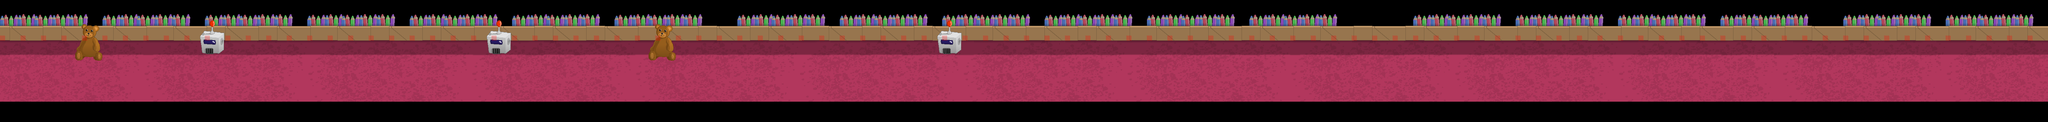

The image is a tile-based game level rendered from a .tmx file. Its description and source (layers, tilesets, objects; grid data summarised) follow:
An orthogonal 100x6 tile map with 64x64 px tiles, 6 tile layers (Capa de patrones 1, Capa de patrones 3, Capa de patrones 2, Capa de patrones 4, ...), 2 tilesets and 34 objects (23x enemigo, 5x enemigoFuerte, sardinilla, newScene, 1, ...).

<map version="1.4" tiledversion="2020.10.30" orientation="orthogonal" renderorder="left-up" width="100" height="6" tilewidth="64" tileheight="64" infinite="0" nextlayerid="11" nextobjectid="66">
 <properties>
  <property name="MaxH" type="int" value="5" />
 </properties>
 <tileset firstgid="1" source="demoTileset.tsx" />
 <tileset firstgid="145" source="collisionTileset.tsx" />
 <layer id="1" name="Capa de patrones 1" width="100" height="6">
  <data>[600 cells, 300 non-empty, 24 distinct tile ids]</data>
 </layer>
 <layer id="3" name="Capa de patrones 3" width="100" height="6">
  <data>[600 cells, 190 non-empty, 10 distinct tile ids]</data>
 </layer>
 <layer id="2" name="Capa de patrones 2" width="100" height="6">
  <data>[600 cells, 200 non-empty, 15 distinct tile ids]</data>
 </layer>
 <layer id="4" name="Capa de patrones 4" width="100" height="6">
  <data>[600 cells, 20 non-empty, 8 distinct tile ids]</data>
 </layer>
 <layer id="5" name="Collision" width="100" height="6">
  <data>[600 cells, 100 non-empty, 1 distinct tile ids]</data>
 </layer>
 <objectgroup id="6" name="entities">
  <object id="1" name="sardinilla" x="264" y="161.167" />
  <object id="15" name="enemigo" x="880.85" y="178" width="27.2727" height="44.9091">
   <properties>
    <property name="sala" type="int" value="1" />
    <property name="zRondas" type="int" value="0" />
   </properties>
  </object>
  <object id="30" name="enemigo" x="3393.09" y="224.546" width="27.2727" height="44.9091">
   <properties>
    <property name="sala" type="int" value="2" />
    <property name="zRondas" type="int" value="1" />
   </properties>
  </object>
  <object id="31" name="enemigo" x="3383.03" y="150.728" width="27.2727" height="44.9091">
   <properties>
    <property name="sala" type="int" value="2" />
    <property name="zRondas" type="int" value="1" />
   </properties>
  </object>
  <object id="32" name="enemigo" x="2389.88" y="235.697" width="27.2727" height="44.9091">
   <properties>
    <property name="sala" type="int" value="2" />
    <property name="zRondas" type="int" value="1" />
   </properties>
  </object>
  <object id="33" name="enemigo" x="2424" y="156.666" width="27.2727" height="44.9091">
   <properties>
    <property name="sala" type="int" value="2" />
    <property name="zRondas" type="int" value="1" />
   </properties>
  </object>
  <object id="34" name="enemigo" x="2181.58" y="156.666" width="27.2727" height="44.9091">
   <properties>
    <property name="sala" type="int" value="2" />
    <property name="zRondas" type="int" value="0" />
   </properties>
  </object>
  <object id="35" name="enemigo" x="2865.82" y="224.546" width="27.2727" height="44.9091">
   <properties>
    <property name="sala" type="int" value="2" />
    <property name="zRondas" type="int" value="0" />
   </properties>
  </object>
  <object id="36" name="enemigo" x="2861.82" y="184.061" width="27.2727" height="44.9091">
   <properties>
    <property name="sala" type="int" value="2" />
    <property name="zRondas" type="int" value="0" />
   </properties>
  </object>
  <object id="37" name="enemigo" x="2159.58" y="232.666" width="27.2727" height="44.9091">
   <properties>
    <property name="sala" type="int" value="2" />
    <property name="zRondas" type="int" value="0" />
   </properties>
  </object>
  <object id="38" name="enemigo" x="2508.85" y="217.272" width="27.2727" height="44.9091">
   <properties>
    <property name="sala" type="int" value="2" />
    <property name="zRondas" type="int" value="1" />
   </properties>
  </object>
  <object id="39" name="enemigo" x="3322.43" y="181.031" width="27.2727" height="44.9091">
   <properties>
    <property name="sala" type="int" value="2" />
    <property name="zRondas" type="int" value="1" />
   </properties>
  </object>
  <object id="41" name="enemigo" x="3774.73" y="220.545" width="27.2727" height="44.9091">
   <properties>
    <property name="sala" type="int" value="3" />
    <property name="zRondas" type="int" value="0" />
   </properties>
  </object>
  <object id="43" name="enemigo" x="3939.15" y="162.727" width="27.2727" height="44.9091">
   <properties>
    <property name="sala" type="int" value="3" />
    <property name="zRondas" type="int" value="1" />
   </properties>
  </object>
  <object id="44" name="enemigo" x="4024" y="223.333" width="27.2727" height="44.9091">
   <properties>
    <property name="sala" type="int" value="3" />
    <property name="zRondas" type="int" value="1" />
   </properties>
  </object>
  <object id="45" name="enemigo" x="4408.24" y="245.758" width="27.2727" height="44.9091">
   <properties>
    <property name="sala" type="int" value="3" />
    <property name="zRondas" type="int" value="0" />
   </properties>
  </object>
  <object id="46" name="enemigo" x="4404.24" y="153.758" width="27.2727" height="44.9091">
   <properties>
    <property name="sala" type="int" value="3" />
    <property name="zRondas" type="int" value="0" />
   </properties>
  </object>
  <object id="47" name="enemigo" x="4692.12" y="193.152" width="27.2727" height="44.9091">
   <properties>
    <property name="sala" type="int" value="3" />
    <property name="zRondas" type="int" value="1" />
   </properties>
  </object>
  <object id="49" name="enemigo" x="4756.73" y="239.697" width="27.2727" height="44.9091">
   <properties>
    <property name="sala" type="int" value="3" />
    <property name="zRondas" type="int" value="1" />
   </properties>
  </object>
  <object id="50" name="enemigo" x="5130.06" y="171.818" width="27.2727" height="44.9091">
   <properties>
    <property name="sala" type="int" value="4" />
    <property name="zRondas" type="int" value="0" />
   </properties>
  </object>
  <object id="51" name="enemigo" x="5108.06" y="226.606" width="27.2727" height="44.9091">
   <properties>
    <property name="sala" type="int" value="4" />
    <property name="zRondas" type="int" value="0" />
   </properties>
  </object>
  <object id="52" name="enemigo" x="5280.79" y="232.666" width="27.2727" height="44.9091">
   <properties>
    <property name="sala" type="int" value="4" />
    <property name="zRondas" type="int" value="1" />
   </properties>
  </object>
  <object id="53" name="enemigo" x="5314.91" y="171.818" width="27.2727" height="44.9091">
   <properties>
    <property name="sala" type="int" value="4" />
    <property name="zRondas" type="int" value="1" />
   </properties>
  </object>
  <object id="54" name="enemigo" x="5399.76" y="220.303" width="27.2727" height="44.9091">
   <properties>
    <property name="sala" type="int" value="4" />
    <property name="zRondas" type="int" value="1" />
   </properties>
  </object>
  <object id="55" name="enemigoFuerte" x="5805.22" y="227.576" width="27.2727" height="44.9091">
   <properties>
    <property name="sala" type="int" value="4" />
    <property name="zRondas" type="int" value="0" />
   </properties>
  </object>
  <object id="56" name="enemigoFuerte" x="5810.31" y="193.152" width="27.2727" height="44.9091">
   <properties>
    <property name="sala" type="int" value="4" />
    <property name="zRondas" type="int" value="0" />
   </properties>
  </object>
  <object id="57" name="enemigoFuerte" x="6022.43" y="202.243" width="27.2727" height="44.9091">
   <properties>
    <property name="sala" type="int" value="4" />
    <property name="zRondas" type="int" value="1" />
   </properties>
  </object>
  </objectgroup>
 <objectgroup id="7" name="Salas">
  <!-- 4 objects omitted --></objectgroup>
 <objectgroup id="10" name="Alturas" />
 <layer id="8" name="Capa de patrones 6" width="100" height="6">
  <data>[600 cells, 0 non-empty, 0 distinct tile ids]</data>
 </layer>
</map>
<!-- 7 of 34 objects omitted -->